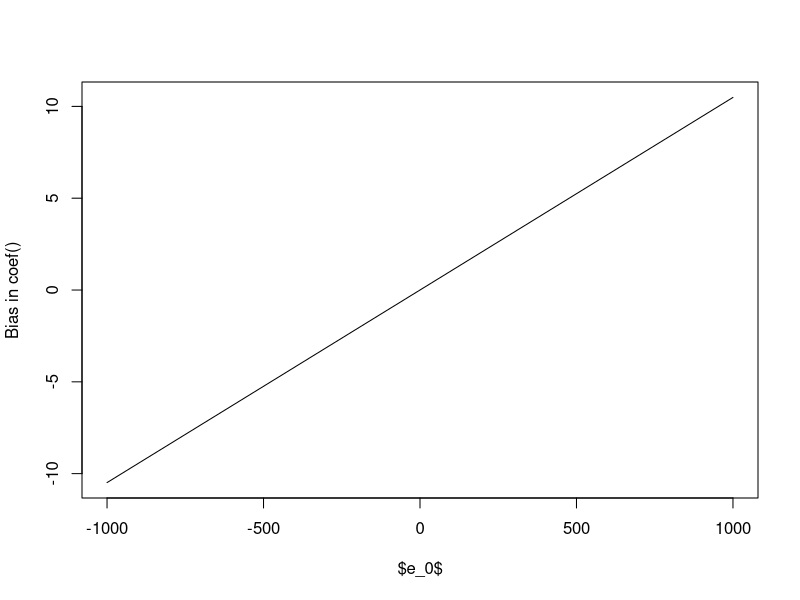
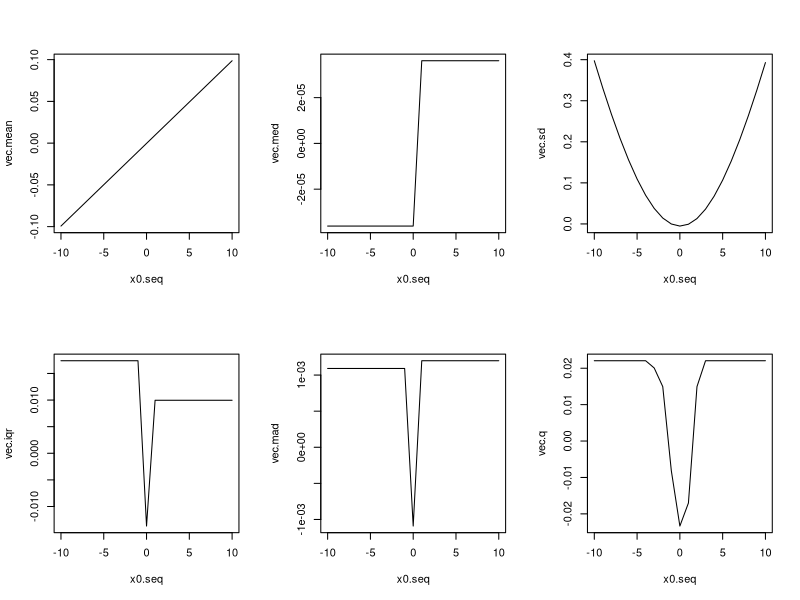
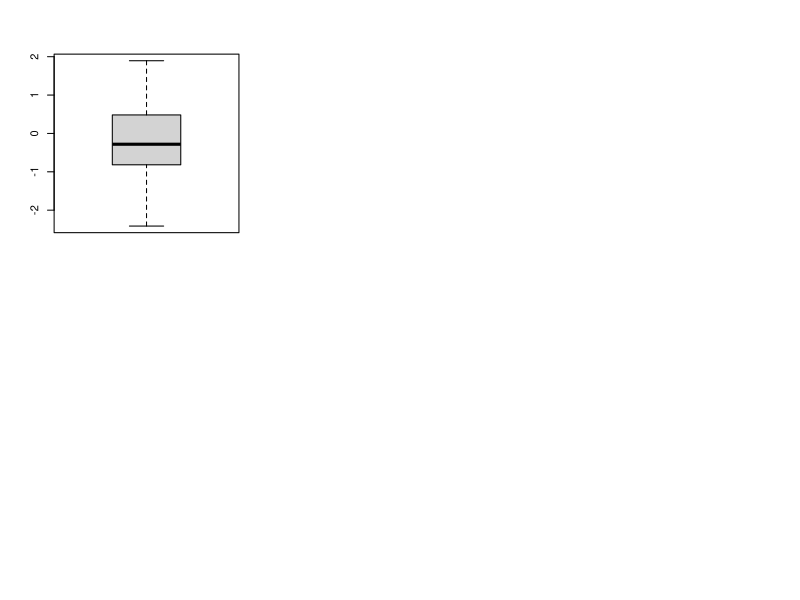

The R source for these figures, in order:
## ---- chunk 1
set.seed(42)
n <- 100
x <- runif(n)
beta1 <- 1
beta2 <- 2
epsilon <- rnorm(n,sd=.1)
y <- beta1 + beta2*x + epsilon
model <- lm(y~x)
coef.sample<-coef(model)[2]

n.e0<-100
e0 <- seq(-1000,1000,length=n.e0)
sc.coef <- numeric(n.e0)
for(i in 1:n.e0) {
  e.augmented <- c(epsilon[1:99],e0[i])
  y <- beta1 + beta2*x + e.augmented
  sc.coef[i] <- coef(lm(y~x))[2]-coef.sample
}

## Sensitivity curve for the sample coef
plot(e0, sc.coef,
     ylab="Bias in coef()",
     xlab="$e_0$",
     type="l")
## ---- chunk 2
set.seed(42)
require(robustbase)
n <- 100
x<-rnorm(n)
mean(x)
median(x)
sd(x)
IQR(x)
mad(x)
Qn(x)
## ---- chunk 3
set.seed(42)
n <- 100
x<-rnorm(n)
x0.seq<-seq(from=-10,to=10,by=1)

mean.x<-mean(x)
med.x<-median(x)
sd.x<-sd(x)
iqr.x<-IQR(x)
mad.x<-mad(x)
q.x<-Qn(x)

vec.mean<-numeric()
vec.med<-numeric()
vec.sd<-numeric()
vec.iqr<-numeric()
vec.mad<-numeric()
vec.q<-numeric()

for (i in 1:length(x0.seq)){
  x[101]<-x0.seq[i]
  vec.mean[i]<-mean(x)-mean.x
  vec.med[i]<-median(x)-med.x
  vec.sd[i]<-sd(x)-sd.x
  vec.iqr[i]<-IQR(x)-iqr.x
  vec.mad[i]<-mad(x)-mad.x
  vec.q[i]<-Qn(x)-q.x
}

par(mfrow=c(2,3))
plot(x0.seq,vec.mean,type="l")
plot(x0.seq,vec.med,type="l")
plot(x0.seq,vec.sd,type="l")
plot(x0.seq,vec.iqr,type="l")
plot(x0.seq,vec.mad,type="l")
plot(x0.seq,vec.q,type="l")
## ---- chunk 4
set.seed(42)
n <- 20
x<-rnorm(n)
mean.x<-mean(x)
med.x<-median(x)
sd.x<-sd(x)
iqr.x<-IQR(x)
mad.x<-mad(x)
q.x<-Qn(x)

x0<-1000

vec.mean<-numeric()
vec.med<-numeric()
vec.sd<- numeric()
vec.iqr<-numeric()
vec.mad<-numeric()
vec.q<-numeric()

for (i in 1:10){
  x[1:i]<-x0
  vec.mean[i]<-mean(x)
  vec.med[i]<-median(x)
  vec.sd[i]<-sd(x)
  vec.iqr[i]<-IQR(x)
  vec.mad[i]<-mad(x)
  vec.q[i]<-Qn(x)
}

values<-data.frame(seq(1,10,by=1),vec.mean,vec.med,vec.sd,vec.iqr,vec.mad,vec.q)

colnames(values)<-c("M","Mean","Median","Standard Deviation","IQR","MAD","Q")

knitr::kable(values)
## ---- chunk 5
set.seed(42)
require(robustbase)
n <- 20
x<-rnorm(n)

x0<-1000

for (i in 1:5){
  x[1:i]<-x0
  t.t<-(x-mean(x))/sd(x)
  print(paste("M = ",i))
  print("Non-Robust Outliers")
  print(subset(x,abs(t.t)>3.0))
  t.r<-(x-median(x))/mad(x)
  print("Robust Outliers")
  print(subset(x,abs(t.r)>3.0))
}


## ---- chunk 6
n <- 20
x<-rnorm(n)

boxplot(x)
## ---- chunk 7
set.seed(42)
n <- 20
x<-rnorm(n)

x0<-1000
print("M = 0, Boxplot Outliers")

print(boxplot(x,plot=FALSE)$out)

for (i in 1:5){
  x[1:i]<-x0
  print(paste("M = ",i,", Boxplot Outliers"))
  print(boxplot(x,plot=FALSE)$out)
}
